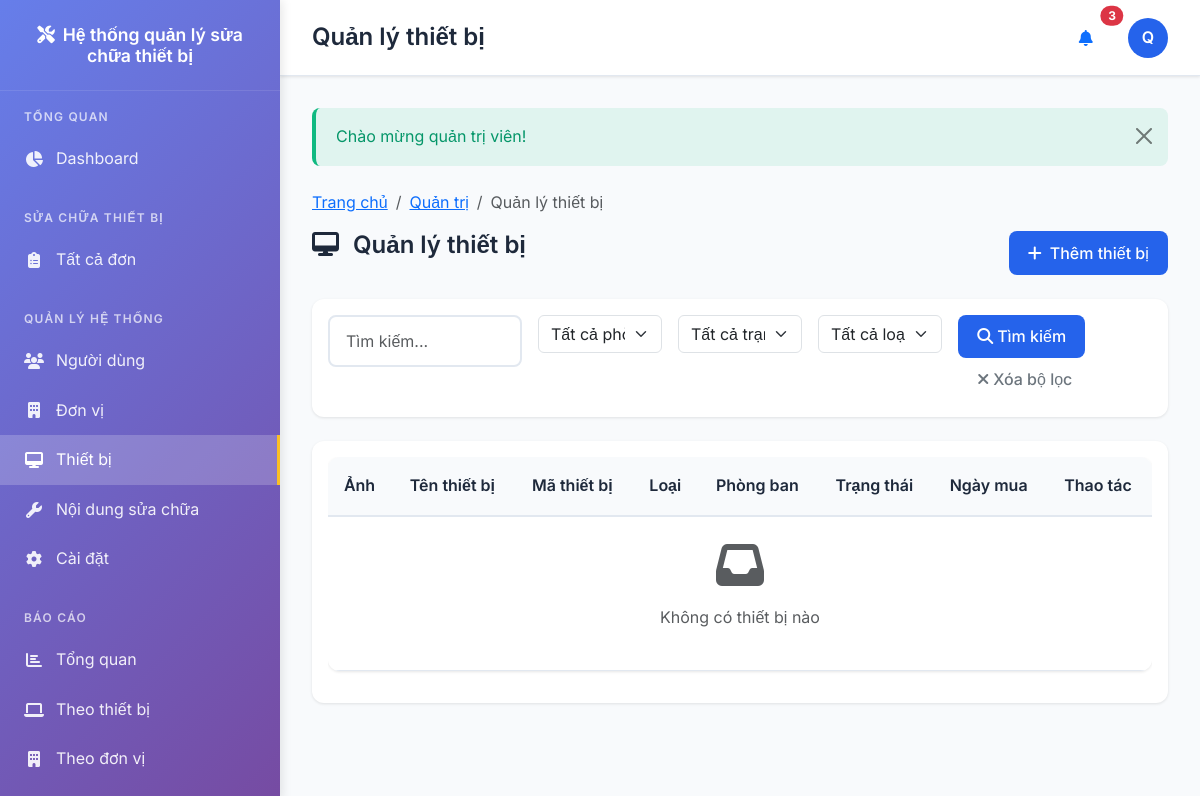
The app's page /admin/equipments.php (signed in), older data.
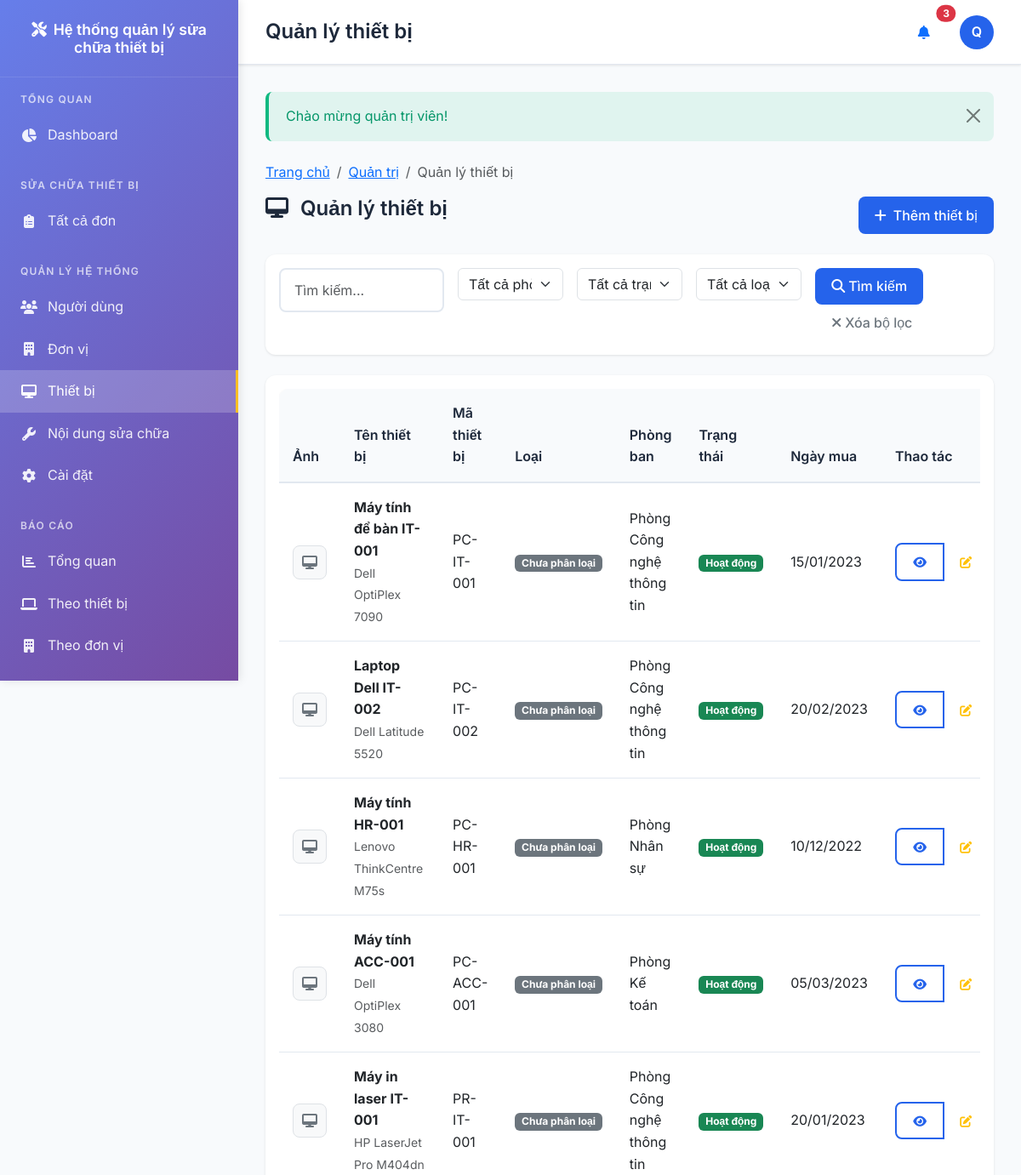
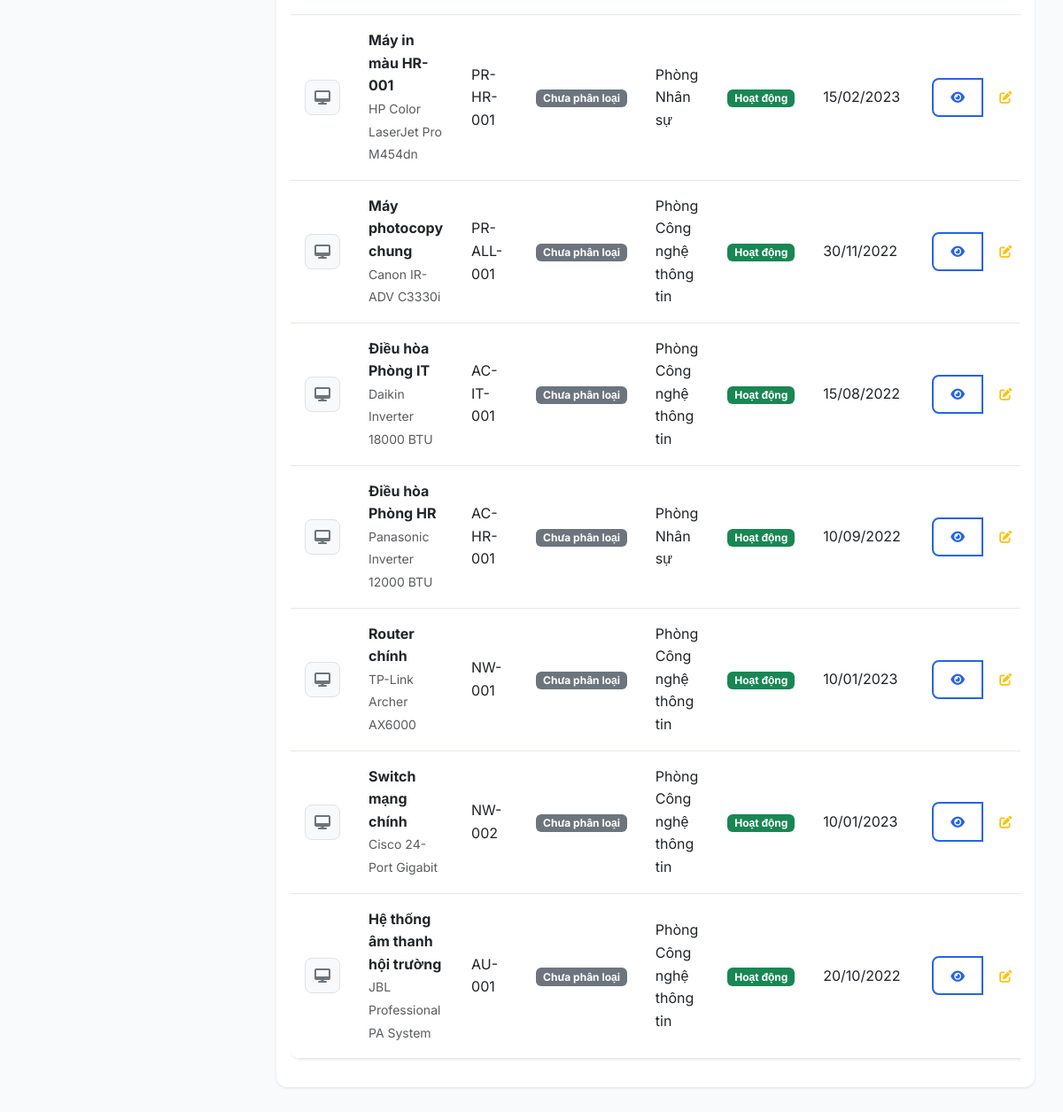
The same page, newer data (2 pictures, top to bottom).
### tables this page shows
CREATE TABLE users (
    id INT AUTO_INCREMENT PRIMARY KEY,
    username VARCHAR(50) NOT NULL UNIQUE,
    password VARCHAR(255) NOT NULL,
    full_name VARCHAR(100) NOT NULL,
    email VARCHAR(100),
    phone VARCHAR(20),
    department_id INT,
    role_id INT NOT NULL,
    avatar VARCHAR(255),
    status ENUM('active', 'inactive') DEFAULT 'active',
    last_login TIMESTAMP NULL,
    created_at TIMESTAMP DEFAULT CURRENT_TIMESTAMP,
    updated_at TIMESTAMP DEFAULT CURRENT_TIMESTAMP ON UPDATE CURRENT_TIMESTAMP,
    FOREIGN KEY (department_id) REFERENCES departments(id) ON DELETE SET NULL,
    FOREIGN KEY (role_id) REFERENCES roles(id) ON DELETE RESTRICT
);

CREATE TABLE equipments (
    id INT AUTO_INCREMENT PRIMARY KEY,
    code VARCHAR(50) NOT NULL UNIQUE,
    name VARCHAR(200) NOT NULL,
    model VARCHAR(100),
    brand VARCHAR(100),
    type_id INT,
    department_id INT,
    location VARCHAR(200),
    purchase_date DATE,
    warranty_date DATE,
    purchase_price DECIMAL(15,2),
    specifications TEXT,
    image VARCHAR(255),
    status ENUM('active', 'maintenance', 'damaged', 'disposed') DEFAULT 'active',
    description TEXT,
    created_at TIMESTAMP DEFAULT CURRENT_TIMESTAMP,
    updated_at TIMESTAMP DEFAULT CURRENT_TIMESTAMP ON UPDATE CURRENT_TIMESTAMP,
    FOREIGN KEY (type_id) REFERENCES equipment_types(id) ON DELETE SET NULL,
    FOREIGN KEY (department_id) REFERENCES departments(id) ON DELETE SET NULL
);

CREATE TABLE departments (
    id INT AUTO_INCREMENT PRIMARY KEY,
    code VARCHAR(20) NOT NULL UNIQUE,
    name VARCHAR(200) NOT NULL,
    address TEXT,
    phone VARCHAR(20),
    email VARCHAR(100),
    manager_name VARCHAR(100),
    status ENUM('active', 'inactive') DEFAULT 'active',
    created_at TIMESTAMP DEFAULT CURRENT_TIMESTAMP,
    updated_at TIMESTAMP DEFAULT CURRENT_TIMESTAMP ON UPDATE CURRENT_TIMESTAMP
);

### utils/helpers.php (called while the page is built, shortened)
<?php
function e($string) {
    return htmlspecialchars($string ?? '', ENT_QUOTES, 'UTF-8');
}
function is_logged_in() {
    return isset($_SESSION['user_id']) && !empty($_SESSION['user_id']) && is_numeric($_SESSION['user_id']);
}
function current_user() {
    try {
        $db = Database::getInstance();
        $user = $db->fetch(
            "SELECT u.*, r.name as role_name, r.display_name as role_display_name,
                    d.name as department_name
             FROM users u
             LEFT JOIN roles r ON u.role_id = r.id
             LEFT JOIN departments d ON u.department_id = d.id
             WHERE u.id = ? AND u.status = 'active'",
            [$_SESSION['user_id']]
        );
        return $user;
    } catch (Exception $e) {
        error_log("Error in current_user(): " . $e->getMessage());
        return null;
    }
}
function has_any_role($roles) {
    $user = current_user();
    return in_array($user['role_name'], $roles);
}
function format_date($date, $format = 'd/m/Y') {
    return date($format, strtotime($date));
}
?>

### config/Database.php (called while the page is built, shortened)
<?php
class Database {
    private $host = 'localhost';
    private $dbname = 'equipment_repair_management';
    private $username = 'root';
    private $password = '210506';
    private $pdo;
    private static $instance = null;
    public function __construct() {
        try {
            $dsn = "mysql:host={$this->host};dbname={$this->dbname};charset=utf8mb4";
            $options = [
                PDO::ATTR_ERRMODE => PDO::ERRMODE_EXCEPTION,
                PDO::ATTR_DEFAULT_FETCH_MODE => PDO::FETCH_ASSOC,
                PDO::ATTR_EMULATE_PREPARES => false,
                PDO::MYSQL_ATTR_INIT_COMMAND => "SET NAMES utf8mb4",
                PDO::MYSQL_ATTR_SSL_VERIFY_SERVER_CERT => false
            ];
            $this->pdo = new PDO($dsn, $this->username, $this->password, $options);
        } catch (PDOException $e) {
            error_log("Database connection failed: " . $e->getMessage());
            die("Không thể kết nối đến cơ sở dữ liệu. Vui lòng thử lại sau.");
        }
    }
    public static function getInstance() {
        if (self::$instance === null) {
            self::$instance = new self();
        }
        return self::$instance;
    }
    public function query($sql, $params = []) {
        try {
            $stmt = $this->pdo->prepare($sql);
            $stmt->execute($params);
            return $stmt;
        } catch (PDOException $e) {
            error_log("Query failed: " . $e->getMessage());
            error_log("SQL: " . $sql);
            error_log("Params: " . print_r($params, true));
            throw new Exception("Lỗi thực thi truy vấn cơ sở dữ liệu: " . $e->getMessage());
        }
    }
    public function fetch($sql, $params = []) {
        $stmt = $this->query($sql, $params);
        return $stmt->fetch();
    }
    public function fetchAll($sql, $params = []) {
        $stmt = $this->query($sql, $params);
        return $stmt->fetchAll();
    }
}
?>

### admin/equipments.php (the view, shortened to what the rows shown need)
<?php
$title = 'Quản lý thiết bị';
$db = Database::getInstance();
$page = (int)($_GET['page'] ?? 1);
$limit = 20;
$offset = ($page - 1) * $limit;
$whereConditions = [];
$params = [];
$whereClause = $whereConditions ? 'WHERE ' . implode(' AND ', $whereConditions) : '';
$query = "SELECT e.*, d.name as department_name
          FROM equipments e
          LEFT JOIN departments d ON e.department_id = d.id
          $whereClause
          ORDER BY e.created_at DESC
          LIMIT $limit OFFSET $offset";
$equipments = $db->fetchAll($query, $params);
?>
<div class="row mb-4">
    <div class="col-md-6">
        <h2 class="page-title">
            <i class="fas fa-desktop me-2"></i>
            Quản lý thiết bị
        </h2>
    </div>
</div>
<div class="card">
    <div class="card-body">
        <div class="table-responsive">
            <table class="table table-hover">
                <thead>
                    <tr>
                        <th>Ảnh</th>
                        <th>Tên thiết bị</th>
                        <th>Mã thiết bị</th>
                        <th>Loại</th>
                        <th>Phòng ban</th>
                        <th>Trạng thái</th>
                        <th>Ngày mua</th>
                        <th>Thao tác</th>
                    </tr>
                </thead>
                <tbody>
                    <?php if (empty($equipments)): ?>
                        <tr>
                            <td colspan="8" class="text-center py-4">
                                <i class="fas fa-inbox fa-3x text-muted mb-3"></i>
                                <p class="text-muted">Không có thiết bị nào</p>
                            </td>
                        </tr>
                    <?php else: ?>
                        <?php foreach ($equipments as $eq): ?>
                            <tr>
                                <td>
                                    <?php if ($eq['image']): ?>
                                        <img src="<?= url('uploads/equipments/' . $eq['image']) ?>"
                                             class="equipment-thumb" alt="<?= e($eq['name']) ?>"
                                             style="width: 40px; height: 40px; object-fit: cover;">
                                    <?php else: ?>
                                        <div class="equipment-thumb-placeholder">
                                            <i class="fas fa-desktop"></i>
                                        </div>
                                    <?php endif; ?>
                                </td>
                                <td>
                                    <strong><?= e($eq['name']) ?></strong><br>
                                    <small class="text-muted"><?= e($eq['brand']) ?> <?= e($eq['model']) ?></small>
                                </td>
                                <td><?= e($eq['code']) ?></td>
                                <td>
                                    <span class="badge bg-secondary">
                                        <?= e($eq['type_name'] ?? 'Chưa phân loại') ?>
                                    </span>
                                </td>
                                <td><?= e($eq['department_name'] ?? 'Chưa phân bổ') ?></td>
                                <td>
                                    <?php
                                    $statusColors = [
                                        'active' => 'success',
                                        'maintenance' => 'warning',
                                        'broken' => 'danger',
                                        'decommissioned' => 'secondary'
                                    ];
                                    $statusLabels = [
                                        'active' => 'Hoạt động',
                                        'maintenance' => 'Bảo trì',
                                        'broken' => 'Hỏng',
                                        'decommissioned' => 'Ngừng sử dụng'
                                    ];
                                    $statusColor = $statusColors[$eq['status']] ?? 'secondary';
                                    $statusLabel = $statusLabels[$eq['status']] ?? $eq['status'];
                                    ?>
                                    <span class="badge bg-<?= $statusColor ?>"><?= $statusLabel ?></span>
                                </td>
                                <td><?= $eq['purchase_date'] ? format_date($eq['purchase_date']) : '-' ?></td>
                                <td>
                                    <div class="btn-group btn-group-sm">
                                        <button type="button" class="btn btn-outline-primary"
                                                onclick="viewEquipment(<?= $eq['id'] ?>)" title="Xem chi tiết">
                                            <i class="fas fa-eye"></i>
                                        </button>
                                        <button type="button" class="btn btn-outline-warning"
                                                onclick="editEquipment(<?= $eq['id'] ?>)" title="Sửa">
                                            <i class="fas fa-edit"></i>
                                        </button>
                                    </div>
                                </td>
                            </tr>
                        <?php endforeach; ?>
                    <?php endif; ?>
                </tbody>
            </table>
        </div>
    </div>
</div>
<?php
$content = ob_get_clean();
include '../layouts/app.php';
?>

### layouts/app.php (shortened to what the rows shown need)
<!DOCTYPE html>
<html lang="vi">
<head>
    <link href="https://cdn.jsdelivr.net/npm/bootstrap@5.3.0/dist/css/bootstrap.min.css" rel="stylesheet">
    <link href="https://cdnjs.cloudflare.com/ajax/libs/font-awesome/6.4.0/css/all.min.css" rel="stylesheet">
</head>
<body>
    <?php
    $user = current_user();
    $current_page = basename($_SERVER['PHP_SELF'], '.php');
    ?>
            <?php if (has_any_role(['admin', 'clerk'])): ?>
            <div class="nav-section">
                <div class="nav-section-title">Báo cáo</div>
                <a href="<?= url('reports/overview.php') ?>" class="nav-link <?= $current_page === 'overview' ? 'active' : '' ?>">
                    <i class="fas fa-chart-bar"></i>
                    Tổng quan
                </a>
                <a href="<?= url('reports/equipment.php') ?>" class="nav-link <?= $current_page === 'equipment' && strpos($_SERVER['REQUEST_URI'], 'reports') ? 'active' : '' ?>">
                    <i class="fas fa-laptop"></i>
                    Theo thiết bị
                </a>
                <a href="<?= url('reports/department.php') ?>" class="nav-link <?= $current_page === 'department' ? 'active' : '' ?>">
                    <i class="fas fa-building"></i>
                    Theo đơn vị
                </a>
            </div>
            <?php endif; ?>
    <div class="main-content">
        <header class="main-header">
            <div class="header-content">
                <div>
                    <h1 class="page-title"><?= e($title ?? 'Dashboard') ?></h1>
                </div>
                <div class="user-menu">
                    <div class="dropdown">
                        <a href="#" class="user-avatar" data-bs-toggle="dropdown">
                            <?php if ($user && $user['avatar']): ?>
                                <img src="<?= upload_url('avatars/' . $user['avatar']) ?>" alt="Avatar" style="width: 100%; height: 100%; object-fit: cover; border-radius: 50%;">
                            <?php else: ?>
                                <?= $user ? strtoupper(substr($user['full_name'], 0, 1)) : 'U' ?>
                            <?php endif; ?>
                        </a>
                    </div>
                </div>
            </div>
        </header>
        <main class="content-area">
            <?php if (isset($content)): ?>
                <?= $content ?>
            <?php endif; ?>
        </main>
    </div>
</body>
</html>

Row changes from the older to the newer data that the page shows:
added equipments: name "Máy tính để bàn IT-001", brand "Dell", model "OptiPlex 7090", code "PC-IT-001", type_name "Chưa phân loại", department.name "Phòng Công nghệ thông tin", status "Hoạt động", purchase_date "15/01/2023"
added equipments: name "Laptop Dell IT-002", brand "Dell", model "Latitude 5520", code "PC-IT-002", type_name "Chưa phân loại", department.name "Phòng Công nghệ thông tin", status "Hoạt động", purchase_date "20/02/2023"
added equipments: name "Máy tính HR-001", brand "Lenovo", model "ThinkCentre M75s", code "PC-HR-001", type_name "Chưa phân loại", department.name "Phòng Nhân sự", status "Hoạt động", purchase_date "10/12/2022"
added equipments: name "Máy tính ACC-001", brand "Dell", model "OptiPlex 3080", code "PC-ACC-001", type_name "Chưa phân loại", department.name "Phòng Kế toán", status "Hoạt động", purchase_date "05/03/2023"
added equipments: name "Máy in laser IT-001", brand "HP", model "LaserJet Pro M404dn", code "PR-IT-001", type_name "Chưa phân loại", department.name "Phòng Công nghệ thông tin", status "Hoạt động", purchase_date "20/01/2023"
added equipments: name "Máy in màu HR-001", brand "HP", model "Color LaserJet Pro M454dn", code "PR-HR-001", type_name "Chưa phân loại", department.name "Phòng Nhân sự", status "Hoạt động", purchase_date "15/02/2023"
added equipments: name "Máy photocopy chung", brand "Canon", model "IR-ADV C3330i", code "PR-ALL-001", type_name "Chưa phân loại", department.name "Phòng Công nghệ thông tin", status "Hoạt động", purchase_date "30/11/2022"
added equipments: name "Điều hòa Phòng IT", brand "Daikin", model "Inverter 18000 BTU", code "AC-IT-001", type_name "Chưa phân loại", department.name "Phòng Công nghệ thông tin", status "Hoạt động", purchase_date "15/08/2022"
added equipments: name "Điều hòa Phòng HR", brand "Panasonic", model "Inverter 12000 BTU", code "AC-HR-001", type_name "Chưa phân loại", department.name "Phòng Nhân sự", status "Hoạt động", purchase_date "10/09/2022"
added equipments: name "Router chính", brand "TP-Link", model "Archer AX6000", code "NW-001", type_name "Chưa phân loại", department.name "Phòng Công nghệ thông tin", status "Hoạt động", purchase_date "10/01/2023"
added equipments: name "Switch mạng chính", brand "Cisco", model "24-Port Gigabit", code "NW-002", type_name "Chưa phân loại", department.name "Phòng Công nghệ thông tin", status "Hoạt động", purchase_date "10/01/2023"
added equipments: name "Hệ thống âm thanh hội trường", brand "JBL", model "Professional PA System", code "AU-001", type_name "Chưa phân loại", department.name "Phòng Công nghệ thông tin", status "Hoạt động", purchase_date "20/10/2022"
Text that changed along with them:
text no longer shown: "Không có thiết bị nào"
